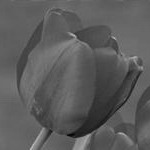
%> input picture test.jpg, 150 x 150 px
$ octave --eval "saliency_EL_2010_main;"   (GNU Octave 9; MATLAB toolbox functions it lacks are replaced by stand-ins)
%> lines starting %> are read from the running program, lines starting %| are printed output that depends on the picture; in (x1, y1, x2, y2) boxes, pixels count from 0 and x2, y2 are one past the last pixel; in counts of white or black regions, pixels touching at a corner belong together; the program's own positions count from 1
function saliency_EL_2010_main
%
% This is a demo program of the paper L. Ma, J. Tian, and W. Yu,
% "Visual saliency detection in image using ant colony optimisation and local phase coherence,"
% Electronics Letters, Vol. 46, Jul. 2010, pp. 1066-1068.
%

clear all; close all; clc;

% Load test image
img_in = double(imread('test.jpg'));
%> img_in: size 150x150 double; min 4, max 191, mean 92.1; mean of the top-left, top-right, bottom-left and bottom-right quarters 97.4, 96.1, 96.5, 78.4

% Perform saliency detection
mask = func_saliency_aco_phase(img_in);

% Write the output saliency map
imwrite(uint8(mask),'test_saliency_map.bmp','bmp');

%-------------------------------------------------------------------------
%------------------------------Inner Function ----------------------------
%-------------------------------------------------------------------------
function p = func_saliency_aco_phase(img)

[nrow, ncol] = size(img);
%> nrow = 150; ncol = 150
img_1D = func_2D_LexicoOrder(img);

% initialization
p = 0.001 .* ones(size(img));
p_1D = func_2D_LexicoOrder(p);

delta_p = zeros(size(img));
delta_p_1D = func_2D_LexicoOrder(delta_p);

%paramete setting
alpha = 1;
beta = 2;
phi = 0.3;

ant_total_num = round(sqrt(nrow*ncol));
%> ant_total_num = 150
ant_current_row = zeros(ant_total_num, 1); % record the location of ant
ant_current_col = zeros(ant_total_num, 1); % record the location of ant
rand('state', sum(clock));
temp = rand(ant_total_num, 2);
ant_current_row = round(1 + (nrow-1) * temp(:,1)); %row index
ant_current_col = round(1 + (ncol-1) * temp(:,2)); %column index
ant_current_val = img_1D((ant_current_row-1).*ncol+ant_current_col);
%> ant_current_val = 150 values, max 158 at index 45, min 31 at index 105, mean 92.63

% build v matrix

v = zeros(size(img));
v_norm = 0;
for rr =1:nrow
    for cc=1:ncol
        %defination of clique
        temp1 = [rr-2 cc-1; rr-2 cc+1; rr-1 cc-2; rr-1 cc-1; rr-1 cc; rr-1 cc+1; rr-1 cc+2; rr cc-1];
        temp2 = [rr+2 cc+1; rr+2 cc-1; rr+1 cc+2; rr+1 cc+1; rr+1 cc; rr+1 cc-1; rr+1 cc-2; rr cc+1];
        temp0 = find(temp1(:,1)>=1 & temp1(:,1)<=nrow & temp1(:,2)>=1 & temp1(:,2)<=ncol & temp2(:,1)>=1 & temp2(:,1)<=nrow & temp2(:,2)>=1 & temp2(:,2)<=ncol);
        temp11 = temp1(temp0, :);
        temp22 = temp2(temp0, :);
        temp00 = zeros(size(temp11,1));
        for kk = 1:size(temp11,1)
            temp00(kk) = abs(img(temp11(kk,1), temp11(kk,2))-img(temp22(kk,1), temp22(kk,2)));
        end
        if size(temp11,1) == 0
            v(rr, cc) = 0;
            v_norm = v_norm + v(rr, cc);
        else
            v(rr, cc) = max(max(temp00));
        end
    end
end
%> after the loop, v_norm = 0
% Calculate the phase
v = func_phasecong(img);
v_1D = func_2D_LexicoOrder(v);

% System setup
ant_move_step_within_iteration = 300;
total_iteration_num = 3;
search_clique_mode = 8;

for nIteration = 1: total_iteration_num

        ant_current_path_row = zeros(ant_total_num,ant_move_step_within_iteration);
        ant_current_path_col = zeros(ant_total_num,ant_move_step_within_iteration);
        ant_current_path_val = zeros(ant_total_num,ant_move_step_within_iteration);
        ant_current_path_row(:,1) = ant_current_row;
        ant_current_path_col(:,1) = ant_current_col;
        ant_current_path_val(:,1) = ant_current_val;

        for nMoveStep = 1: ant_move_step_within_iteration-1

            if search_clique_mode == 4
                ant_search_range_row = [ant_current_row-1, ant_current_row, ant_current_row+1, ant_current_row];
                ant_search_range_col = [ant_current_col, ant_current_col+1, ant_current_col, ant_current_col-1];
            elseif search_clique_mode == 8
                ant_search_range_row = [ant_current_row-1, ant_current_row-1, ant_current_row-1, ant_current_row, ant_current_row,ant_current_row+1, ant_current_row+1, ant_current_row+1];
                ant_search_range_col = [ant_current_col-1, ant_current_col, ant_current_col+1, ant_current_col-1, ant_current_col+1, ant_current_col-1, ant_current_col, ant_current_col+1];
            end

            ant_current_row_extend = padarray(ant_current_row, [0 search_clique_mode-1],'replicate','post');
            ant_current_col_extend = padarray(ant_current_col, [0 search_clique_mode-1],'replicate','post');
            ant_search_range_val = zeros(ant_total_num,search_clique_mode);

            %replace the positions our of the image's range
            temp = (ant_search_range_row>=1) & (ant_search_range_row<=nrow) & (ant_search_range_col>=1) & (ant_search_range_col<=ncol);
            ant_search_range_row = temp.*ant_search_range_row + (~temp).*ant_current_row_extend;
            ant_search_range_col = temp.*ant_search_range_col + (~temp).*ant_current_col_extend;

            ant_search_range_transit_prob_h = zeros(size(ant_search_range_val));
            ant_search_range_transit_prob_p = zeros(size(ant_search_range_val));

            for ii=1:search_clique_mode
                ant_search_range_transit_prob_h(:,ii) = v_1D((ant_search_range_row(:,ii)-1).*ncol+ant_search_range_col(:,ii));
                ant_search_range_transit_prob_p(:,ii) = p_1D((ant_search_range_row(:,ii)-1).*ncol+ant_search_range_col(:,ii));

            end
            temp = (ant_search_range_transit_prob_h.^alpha) .* (ant_search_range_transit_prob_p.^beta);

            temp_sum = ((sum(temp'))');
            temp_sum = padarray(temp_sum, [0 search_clique_mode-1],'replicate','post');

            ant_search_range_transit_prob = temp ./ temp_sum;

            % generate a random number to determine the next position.
            rand('state', sum(100*clock));
            temp = rand(ant_total_num,1);
            temp = padarray(temp, [0 search_clique_mode-1],'replicate','post');
            temp = cumsum(ant_search_range_transit_prob,2)>=temp;
            temp = padarray(temp, [0 1],'pre');
            temp = (diff(temp,1,2)==1);

            temp_row = (ant_search_range_row .* temp)';
            [ii, jj, vv] = find(temp_row);
            ant_next_row = vv;
            temp_col = (ant_search_range_col .* temp)';
            [ii, jj, vv] = find(temp_col);
            ant_next_col = vv;

            ant_current_path_val(:,nMoveStep+1) = img_1D((ant_next_row-1).*ncol+ant_next_col);
            ant_current_path_row(:,nMoveStep+1) = ant_next_row;
            ant_current_path_col(:,nMoveStep+1) = ant_next_col;

            ant_current_row = ant_next_row;
            ant_current_col = ant_next_col;
            ant_current_val = img_1D((ant_current_row-1).*ncol+ant_current_col);

            rr = ant_current_row;
            cc = ant_current_col;
            delta_p_1D((rr-1).*ncol+cc,1) = 1;
            delta_p = func_LexicoOrder_2D(delta_p_1D, nrow, ncol);
        end % end of nMoveStep

        p = (1-phi).*p + delta_p.*v.*(v>mean(v(:)));
        p_1D = func_2D_LexicoOrder(p);
        delta_p = zeros(size(img));
        delta_p_1D = func_2D_LexicoOrder(delta_p);

end % end of nIteration

% Perform normalization to be range [0,255];
p = p./(sum(sum(p)));
p = (p-min(p(:)))./(max(p(:))-min(p(:))).*255;

%-------------------------------------------------------------------------
%------------------------------Inner Function ----------------------------
%-------------------------------------------------------------------------
% Convert data from 2D format to 1D format
function result = func_2D_LexicoOrder(x)
temp = x';
result = temp(:);

%-------------------------------------------------------------------------
%------------------------------Inner Function ----------------------------
%-------------------------------------------------------------------------
% Convert data from 1D format to 2D format
function result = func_LexicoOrder_2D(x, nRow, nColumn)
result = reshape(x, nColumn, nRow)';

%-------------------------------------------------------------------------
%------------------------------Inner Function ----------------------------
%-------------------------------------------------------------------------
% Calculate local phase coherence at each pixel position
function phaseCongruency = func_phasecong(im)

sze = size(im);
%> sze = [150 150]

if nargin < 2
    nscale          = 3;     % Number of wavelet scales.
end
if nargin < 3
    norient         = 6;     % Number of filter orientations.
end
if nargin < 4
    minWaveLength   = 3;     % Wavelength of smallest scale filter.
end
if nargin < 5
    mult            = 2;     % Scaling factor between successive filters.
end
if nargin < 6
    sigmaOnf        = 0.55;  % Ratio of the standard deviation of the
                             % Gaussian describing the log Gabor filter's transfer function
			     % in the frequency domain to the filter center frequency.
end
if nargin < 7
    dThetaOnSigma   = 1.7;   % Ratio of angular interval between filter orientations
			     % and the standard deviation of the angular Gaussian
			     % function used to construct filters in the
                             % freq. plane.
end
if nargin < 8
    k               = 3.0;   % No of standard deviations of the noise energy beyond the
			     % mean at which we set the noise threshold point.
			     % standard deviation to its maximum effect
                             % on Energy.
end
if nargin < 9
    cutOff          = 0.4;   % The fractional measure of frequency spread
                             % below which phase congruency values get penalized.
end

g               = 10;    % Controls the sharpness of the transition in the sigmoid
                         % function used to weight phase congruency for frequency
                         % spread.
epsilon         = .0001; % Used to prevent division by zero.


thetaSigma = pi/norient/dThetaOnSigma;  % Calculate the standard deviation of the
                                        % angular Gaussian function used to
                                        % construct filters in the freq. plane.

imagefft = fft2(im);                    % Fourier transform of image
sze = size(imagefft);
rows = sze(1);
%> rows = 150
cols = sze(2);
%> cols = 150
zero = zeros(sze);

totalEnergy = zero;                     % Matrix for accumulating weighted phase
                                        % congruency values (energy).
totalSumAn  = zero;                     % Matrix for accumulating filter response
                                        % amplitude values.
orientation = zero;                     % Matrix storing orientation with greatest
                                        % energy for each pixel.
estMeanE2n = [];

% Pre-compute some stuff to speed up filter construction

x = ones(rows,1) * (-cols/2 : (cols/2 - 1))/(cols/2);
y = (-rows/2 : (rows/2 - 1))' * ones(1,cols)/(rows/2);
radius = sqrt(x.^2 + y.^2);       % Matrix values contain *normalised* radius from centre.
radius(round(rows/2+1),round(cols/2+1)) = 1; % Get rid of the 0 radius value in the middle
                                             % so that taking the log of the radius will
                                             % not cause trouble.
theta = atan2(-y,x);              % Matrix values contain polar angle.
                                  % (note -ve y is used to give +ve
                                  % anti-clockwise angles)
sintheta = sin(theta);
costheta = cos(theta);
clear x; clear y; clear theta;      % save a little memory

% The main loop...

for o = 1:norient,                   % For each orientation.
%   disp(['Processing orientation ' num2str(o)]);
  angl = (o-1)*pi/norient;           % Calculate filter angle.
  wavelength = minWaveLength;        % Initialize filter wavelength.
  sumE_ThisOrient   = zero;          % Initialize accumulator matrices.
  sumO_ThisOrient   = zero;
  sumAn_ThisOrient  = zero;
  Energy_ThisOrient = zero;
  EOArray = [];          % Array of complex convolution images - one for each scale.
  ifftFilterArray = [];  % Array of inverse FFTs of filters

  ds = sintheta * cos(angl) - costheta * sin(angl); % Difference in sine.
  dc = costheta * cos(angl) + sintheta * sin(angl); % Difference in cosine.
  dtheta = abs(atan2(ds,dc));                           % Absolute angular distance.
  spread = exp((-dtheta.^2) / (2 * thetaSigma^2));      % Calculate the angular filter component.

  for s = 1:nscale,                  % For each scale.

    % Construct the filter - first calculate the radial filter component.
    fo = 1.0/wavelength;                  % Centre frequency of filter.
    rfo = fo/0.5;                         % Normalised radius from centre of frequency plane
                                          % corresponding to fo.
    logGabor = exp((-(log(radius/rfo)).^2) / (2 * log(sigmaOnf)^2));
    logGabor(round(rows/2+1),round(cols/2+1)) = 0; % Set the value at the center of the filter
                                                   % back to zero (undo the radius fudge).

    filter = logGabor .* spread;          % Multiply by the angular spread to get the filter.
    filter = fftshift(filter);            % Swap quadrants to move zero frequency
                                          % to the corners.

    ifftFilt = real(ifft2(filter))*sqrt(rows*cols);  % Note rescaling to match power
    ifftFilterArray = [ifftFilterArray ifftFilt];    % record ifft2 of filter

    % Convolve image with even and odd filters returning the result in EO
    EOfft = imagefft .* filter;           % Do the convolution.
    EO = ifft2(EOfft);                    % Back transform.

    EOArray = [EOArray, EO];              % Record convolution result
    An = abs(EO);                         % Amplitude of even & odd filter response.

    sumAn_ThisOrient = sumAn_ThisOrient + An;     % Sum of amplitude responses.
    sumE_ThisOrient = sumE_ThisOrient + real(EO); % Sum of even filter convolution results.
    sumO_ThisOrient = sumO_ThisOrient + imag(EO); % Sum of odd filter convolution results.

    if s == 1                             % Record the maximum An over all scales
      maxAn = An;
    else
      maxAn = max(maxAn, An);
    end

    if s==1
      EM_n = sum(sum(filter.^2));           % Record mean squared filter value at smallest
    end                                     % scale. This is used for noise estimation.

    wavelength = wavelength * mult;         % Finally calculate Wavelength of next filter
  end                                       % ... and process the next scale

  % Get weighted mean filter response vector, this gives the weighted mean phase angle.

  XEnergy = sqrt(sumE_ThisOrient.^2 + sumO_ThisOrient.^2) + epsilon;
  MeanE = sumE_ThisOrient ./ XEnergy;
  MeanO = sumO_ThisOrient ./ XEnergy;

  for s = 1:nscale,
      EO = submat(EOArray,s,cols);  % Extract even and odd filter
      E = real(EO); O = imag(EO);
      Energy_ThisOrient = Energy_ThisOrient ...
        + E.*MeanE + O.*MeanO - abs(E.*MeanO - O.*MeanE);
  end

  medianE2n = median(reshape(abs(submat(EOArray,1,cols)).^2,1,rows*cols));
  meanE2n = -medianE2n/log(0.5);
  estMeanE2n = [estMeanE2n meanE2n];

  noisePower = meanE2n/EM_n;                       % Estimate of noise power.

  % Now estimate the total energy^2 due to noise
  % Estimate for sum(An^2) + sum(Ai.*Aj.*(cphi.*cphj + sphi.*sphj))

  EstSumAn2 = zero;
  for s = 1:nscale
    EstSumAn2 = EstSumAn2+submat(ifftFilterArray,s,cols).^2;
  end

  EstSumAiAj = zero;
  for si = 1:(nscale-1)
    for sj = (si+1):nscale
      EstSumAiAj = EstSumAiAj + submat(ifftFilterArray,si,cols).*submat(ifftFilterArray,sj,cols);
    end
  end

  EstNoiseEnergy2 = 2*noisePower*sum(sum(EstSumAn2)) + 4*noisePower*sum(sum(EstSumAiAj));

  tau = sqrt(EstNoiseEnergy2/2);                     % Rayleigh parameter
  EstNoiseEnergy = tau*sqrt(pi/2);                   % Expected value of noise energy
  EstNoiseEnergySigma = sqrt( (2-pi/2)*tau^2 );

  T =  EstNoiseEnergy + k*EstNoiseEnergySigma;       % Noise threshold

  T = T/1.7;        % Empirical rescaling of the estimated noise effect to
                    % suit the PC_2 phase congruency measure

  Energy_ThisOrient = max(Energy_ThisOrient - T, zero);  % Apply noise threshold

  width = sumAn_ThisOrient ./ (maxAn + epsilon) / nscale;

  % Now calculate the sigmoidal weighting function for this orientation.

  weight = 1.0 ./ (1 + exp( (cutOff - width)*g));

  % Apply weighting

  Energy_ThisOrient =   weight.*Energy_ThisOrient;

  % Update accumulator matrix for sumAn and totalEnergy

  totalSumAn  = totalSumAn + sumAn_ThisOrient;
  totalEnergy = totalEnergy + Energy_ThisOrient;

  if(o == 1),
    maxEnergy = Energy_ThisOrient;
    featType = E + i*O;
  else
    change = Energy_ThisOrient > maxEnergy;
    orientation = (o - 1).*change + orientation.*(~change);
    featType = (E+i*O).*change + featType.*(~change);
    maxEnergy = max(maxEnergy, Energy_ThisOrient);
  end

end  % For each orientation
%> this loop made 6 passes
%> (medianE2n, meanE2n, estMeanE2n, noisePower, EstNoiseEnergy2, tau, EstNoiseEnergy, EstNoiseEnergySigma) on passes 1 to 6: (0.143, 0.206, 0.206, 0.000178, 0.649, 0.57, 0.714, 0.373), (0.11, 0.158, [0.206 0.158], 0.000114, 0.452, 0.475, 0.596, 0.311), (0.0736, 0.106, [0.206 0.158 0.106], 7.53e-05, 0.302, 0.389, 0.487, 0.255), (0.0846, 0.122, [0.206 0.158 0.106 0.122], 0.000103, 0.383, 0.438, 0.549, 0.287), (0.0916, 0.132, [0.206 0.158 0.106 0.122 0.132], 9.36e-05, 0.375, 0.433, 0.543, 0.284), (0.146, 0.211, [0.206 0.158 0.106 0.122 0.132 0.211], 0.000149, 0.598, 0.547, 0.685, 0.358)
%> pass 1, in func_phasecong, `MeanO = sumO_ThisOrient ./ XEnergy;`:
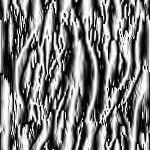
%> MeanO: size 150x150 double; min -1, max 1, mean -0.0237; drawn with min black and max white
%> after the loop:
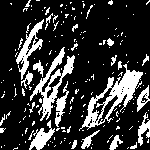
%> change: size 150x150 logical; 21% white; 182 white regions (158 under 20 px), largest, box (x1, y1, x2, y2) and area: (79, 64, 143, 131) 1176, (30, 47, 75, 121) 844, (16, 19, 44, 80) 486
%> after the loop:
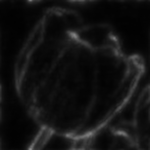
%> totalSumAn: size 150x150 double; min 1.73, max 139.9, mean 18.7
%> after the loop, EM_n = 1412.5


phaseCongruency = totalEnergy ./ (totalSumAn + epsilon);

orientation = orientation * (180 / norient);

featType = featType*i;   % Rotate feature phase angles by 90deg so that 0
                         % phase corresponds to a step edge (this is a
                         % fudge I must have something the wrong way
                         % around somewhere)

phaseCongruency = exp(phaseCongruency);
phaseCongruency = phaseCongruency./(sum(sum(phaseCongruency)));

%-------------------------------------------------------------------------
%------------------------------Inner Function ----------------------------
%-------------------------------------------------------------------------
function a = submat(big,i,cols)

a = big(:,((i-1)*cols+1):(i*cols));
%> after the loop in func_saliency_aco_phase, `for nIteration = 1: total_iteration_num`:
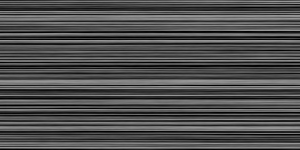
%> ant_current_path_col: size 150x300 double; min 1, max 150, mean 78.5
%> after the loop in func_saliency_aco_phase, `for nIteration = 1: total_iteration_num`:
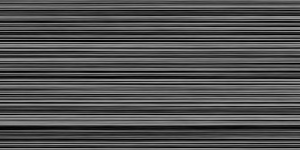
%> ant_current_path_row: size 150x300 double; min 1, max 150, mean 80.3
%> after the loop in func_saliency_aco_phase, `for nIteration = 1: total_iteration_num`:
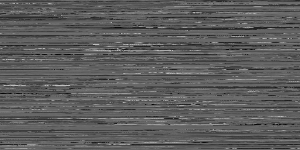
%> ant_current_path_val: size 150x300 double; min 4, max 191, mean 92.5
%> after the loop in func_saliency_aco_phase, `for nIteration = 1: total_iteration_num`:
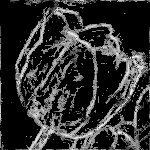
%> p: size 150x150 double; min 0.000343, max 0.000532, mean 0.000378; drawn with min black and max white
